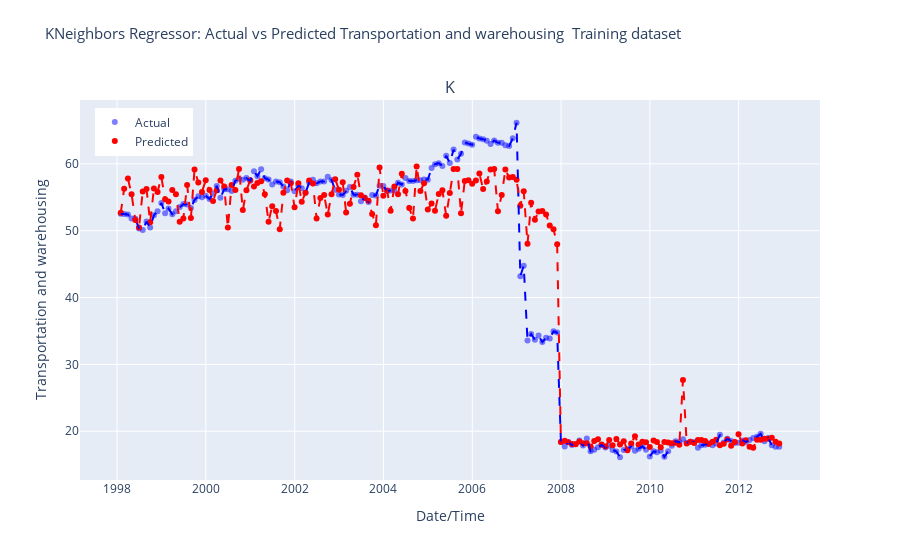

Notebook code for this chart:
### Code cell
# Make predictions on the train data
y_pred = model.predict(X_train_data)

# Calculate evaluation metrics
mse = mean_squared_error(y_train_data, y_pred)
rmse = np.sqrt(mse)
r2 = r2_score(y_train_data, y_pred)

# Print the evaluation metrics
print('Mean Squared Error (MSE):', mse)
print('Root Mean Squared Error (RMSE):', rmse)
print('R-squared (R2):', r2)

# Combine y_test and y_pred into a DataFrame for easier plotting
predictions = pd.DataFrame({'Transportation and warehousing': y_train_data, 'prediction_label': y_pred}, index=X_train_data.index)

# Sort predictions DataFrame by index
predictions.sort_index(inplace=True)

# Create Plotly figure
fig = make_subplots(rows=1, cols=1, shared_xaxes=True, shared_yaxes=True, 
                    subplot_titles=('KNeighbors Regressor: Actual vs Predicted Transportation and warehousing'))

# Add scatter plot for actual values
fig.add_trace(go.Scatter(x=predictions.index, y=predictions['Transportation and warehousing'],
                         mode='markers', marker=dict(color='blue', opacity=0.5),
                         name='Actual'), row=1, col=1)

# Add scatter plot for predicted values
fig.add_trace(go.Scatter(x=predictions.index, y=predictions['prediction_label'],
                         mode='markers', marker=dict(color='red'),
                         name='Predicted'), row=1, col=1)

# Add lines for sorted actual values
fig.add_trace(go.Scatter(x=predictions.index, y=predictions['Transportation and warehousing'].sort_index(),
                         mode='lines', line=dict(color='blue', dash='dash'),
                         showlegend=False), row=1, col=1)

# Add lines for sorted predicted values
fig.add_trace(go.Scatter(x=predictions.index, y=predictions['prediction_label'].sort_index(),
                         mode='lines', line=dict(color='red', dash='dash'),
                         showlegend=False), row=1, col=1)

fig.update_layout(title_text='KNeighbors Regressor: Actual vs Predicted Transportation and warehousing\n Training dataset',
                  title_font_size=15, title_y=.95,
                  xaxis_title='Date/Time', yaxis_title='Transportation and warehousing',
                  legend=dict(x=0.02, y=0.98),
                  grid=dict(rows=1, columns=1, ygap=0.2))

# Show interactive plot
fig.show()

### Figure 1 — Plotly figure (JSON) as saved in the notebook; plotly's stock layout.template omitted (floating-point values rounded to 4 significant figures; data arrays with more than 128 entries replaced by an {"elided": "..."} marker saying what was removed)
{"data": [{"marker": {"color": "blue", "opacity": 0.5}, "mode": "markers", "name": "Actual", "type": "scatter", "x": {"elided": "179 str values"}, "xaxis": "x", "y": {"elided": "179 float values"}, "yaxis": "y"}, {"marker": {"color": "red"}, "mode": "markers", "name": "Predicted", "type": "scatter", "x": {"elided": "179 str values"}, "xaxis": "x", "y": {"elided": "179 float values"}, "yaxis": "y"}, {"line": {"color": "blue", "dash": "dash"}, "mode": "lines", "showlegend": false, "type": "scatter", "x": {"elided": "179 str values"}, "xaxis": "x", "y": {"elided": "179 float values"}, "yaxis": "y"}, {"line": {"color": "red", "dash": "dash"}, "mode": "lines", "showlegend": false, "type": "scatter", "x": {"elided": "179 str values"}, "xaxis": "x", "y": {"elided": "179 float values"}, "yaxis": "y"}], "layout": {"annotations": [{"font": {"size": 16}, "showarrow": false, "text": "K", "x": 0.5, "xanchor": "center", "xref": "paper", "y": 1, "yanchor": "bottom", "yref": "paper"}], "grid": {"columns": 1, "rows": 1, "ygap": 0.2}, "legend": {"x": 0.02, "y": 0.98}, "title": {"font": {"size": 15}, "text": "KNeighbors Regressor: Actual vs Predicted Transportation and warehousing\n Training dataset", "y": 0.95}, "xaxis": {"anchor": "y", "domain": [0, 1], "title": {"text": "Date/Time"}}, "yaxis": {"anchor": "x", "domain": [0, 1], "title": {"text": "Transportation and warehousing"}}}}
